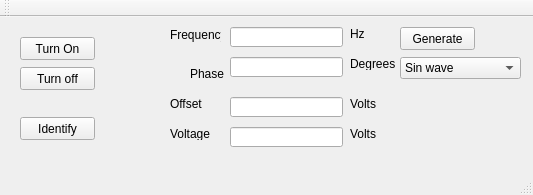
<?xml version="1.0" encoding="UTF-8"?>
<ui version="4.0">
 <class>MainWindow</class>
 <widget class="QMainWindow" name="MainWindow">
  <property name="geometry">
   <rect>
    <x>0</x>
    <y>0</y>
    <width>533</width>
    <height>195</height>
   </rect>
  </property>
  <property name="windowTitle">
   <string>MainWindow</string>
  </property>
  <widget class="QWidget" name="centralWidget">
   <widget class="QPushButton" name="turnOnButtonclicked">
    <property name="geometry">
     <rect>
      <x>20</x>
      <y>20</y>
      <width>75</width>
      <height>23</height>
     </rect>
    </property>
    <property name="text">
     <string>Turn On</string>
    </property>
   </widget>
   <widget class="QPushButton" name="identifyButtonClicked">
    <property name="geometry">
     <rect>
      <x>20</x>
      <y>100</y>
      <width>75</width>
      <height>23</height>
     </rect>
    </property>
    <property name="text">
     <string>Identify</string>
    </property>
   </widget>
   <widget class="QPushButton" name="sinButtonClicked">
    <property name="geometry">
     <rect>
      <x>400</x>
      <y>10</y>
      <width>75</width>
      <height>23</height>
     </rect>
    </property>
    <property name="text">
     <string>Generate</string>
    </property>
   </widget>
   <widget class="QLineEdit" name="lineEditPhase">
    <property name="geometry">
     <rect>
      <x>230</x>
      <y>40</y>
      <width>113</width>
      <height>20</height>
     </rect>
    </property>
   </widget>
   <widget class="QLabel" name="label">
    <property name="geometry">
     <rect>
      <x>190</x>
      <y>50</y>
      <width>47</width>
      <height>13</height>
     </rect>
    </property>
    <property name="text">
     <string>Phase</string>
    </property>
   </widget>
   <widget class="QLineEdit" name="lineEditFrequency">
    <property name="geometry">
     <rect>
      <x>230</x>
      <y>10</y>
      <width>113</width>
      <height>20</height>
     </rect>
    </property>
   </widget>
   <widget class="QLabel" name="label_2">
    <property name="geometry">
     <rect>
      <x>170</x>
      <y>10</y>
      <width>51</width>
      <height>16</height>
     </rect>
    </property>
    <property name="text">
     <string>Frequency</string>
    </property>
   </widget>
   <widget class="QLabel" name="label_3">
    <property name="geometry">
     <rect>
      <x>170</x>
      <y>80</y>
      <width>47</width>
      <height>13</height>
     </rect>
    </property>
    <property name="text">
     <string>Offset</string>
    </property>
   </widget>
   <widget class="QLineEdit" name="lineEditOffset">
    <property name="geometry">
     <rect>
      <x>230</x>
      <y>80</y>
      <width>113</width>
      <height>20</height>
     </rect>
    </property>
   </widget>
   <widget class="QLabel" name="label_4">
    <property name="geometry">
     <rect>
      <x>170</x>
      <y>110</y>
      <width>47</width>
      <height>13</height>
     </rect>
    </property>
    <property name="text">
     <string>Voltage</string>
    </property>
   </widget>
   <widget class="QLineEdit" name="lineEditVoltage">
    <property name="geometry">
     <rect>
      <x>230</x>
      <y>110</y>
      <width>113</width>
      <height>20</height>
     </rect>
    </property>
   </widget>
   <widget class="QPushButton" name="turnOffButtonClicked">
    <property name="geometry">
     <rect>
      <x>20</x>
      <y>50</y>
      <width>75</width>
      <height>23</height>
     </rect>
    </property>
    <property name="text">
     <string>Turn off</string>
    </property>
   </widget>
   <widget class="QLabel" name="label_5">
    <property name="geometry">
     <rect>
      <x>350</x>
      <y>10</y>
      <width>47</width>
      <height>13</height>
     </rect>
    </property>
    <property name="text">
     <string>Hz</string>
    </property>
   </widget>
   <widget class="QLabel" name="label_6">
    <property name="geometry">
     <rect>
      <x>350</x>
      <y>40</y>
      <width>47</width>
      <height>13</height>
     </rect>
    </property>
    <property name="text">
     <string>Degrees</string>
    </property>
   </widget>
   <widget class="QLabel" name="label_7">
    <property name="geometry">
     <rect>
      <x>350</x>
      <y>80</y>
      <width>47</width>
      <height>13</height>
     </rect>
    </property>
    <property name="text">
     <string>Volts</string>
    </property>
   </widget>
   <widget class="QLabel" name="label_8">
    <property name="geometry">
     <rect>
      <x>350</x>
      <y>110</y>
      <width>47</width>
      <height>13</height>
     </rect>
    </property>
    <property name="text">
     <string>Volts</string>
    </property>
   </widget>
   <widget class="QComboBox" name="comboBox">
    <property name="geometry">
     <rect>
      <x>400</x>
      <y>40</y>
      <width>121</width>
      <height>22</height>
     </rect>
    </property>
    <item>
     <property name="text">
      <string>Sin wave</string>
     </property>
    </item>
    <item>
     <property name="text">
      <string>Square wave</string>
     </property>
    </item>
    <item>
     <property name="text">
      <string>Ramp wave</string>
     </property>
    </item>
    <item>
     <property name="text">
      <string>Pulse</string>
     </property>
    </item>
   </widget>
  </widget>
  <widget class="QMenuBar" name="menuBar">
   <property name="geometry">
    <rect>
     <x>0</x>
     <y>0</y>
     <width>533</width>
     <height>21</height>
    </rect>
   </property>
  </widget>
  <widget class="QToolBar" name="mainToolBar">
   <attribute name="toolBarArea">
    <enum>TopToolBarArea</enum>
   </attribute>
   <attribute name="toolBarBreak">
    <bool>false</bool>
   </attribute>
  </widget>
  <widget class="QStatusBar" name="statusBar"/>
 </widget>
 <layoutdefault spacing="6" margin="11"/>
 <resources/>
 <connections>
  <connection>
   <sender>turnOnButtonclicked</sender>
   <signal>clicked()</signal>
   <receiver>MainWindow</receiver>
   <slot>turnOnButtonClicked()</slot>
   <hints>
    <hint type="sourcelabel">
     <x>68</x>
     <y>68</y>
    </hint>
    <hint type="destinationlabel">
     <x>126</x>
     <y>199</y>
    </hint>
   </hints>
  </connection>
  <connection>
   <sender>identifyButtonClicked</sender>
   <signal>clicked()</signal>
   <receiver>MainWindow</receiver>
   <slot>identifyButtonClicked()</slot>
   <hints>
    <hint type="sourcelabel">
     <x>44</x>
     <y>108</y>
    </hint>
    <hint type="destinationlabel">
     <x>66</x>
     <y>218</y>
    </hint>
   </hints>
  </connection>
  <connection>
   <sender>sinButtonClicked</sender>
   <signal>clicked()</signal>
   <receiver>MainWindow</receiver>
   <slot>sinButtonClicked()</slot>
   <hints>
    <hint type="sourcelabel">
     <x>28</x>
     <y>146</y>
    </hint>
    <hint type="destinationlabel">
     <x>34</x>
     <y>195</y>
    </hint>
   </hints>
  </connection>
  <connection>
   <sender>turnOffButtonClicked</sender>
   <signal>clicked()</signal>
   <receiver>MainWindow</receiver>
   <slot>turnOffButtonClicked()</slot>
   <hints>
    <hint type="sourcelabel">
     <x>59</x>
     <y>210</y>
    </hint>
    <hint type="destinationlabel">
     <x>274</x>
     <y>215</y>
    </hint>
   </hints>
  </connection>
 </connections>
 <slots>
  <slot>turnOnButtonClicked()</slot>
  <slot>identifyButtonClicked()</slot>
  <slot>sinButtonClicked()</slot>
  <slot>turnOffButtonClicked()</slot>
 </slots>
</ui>
